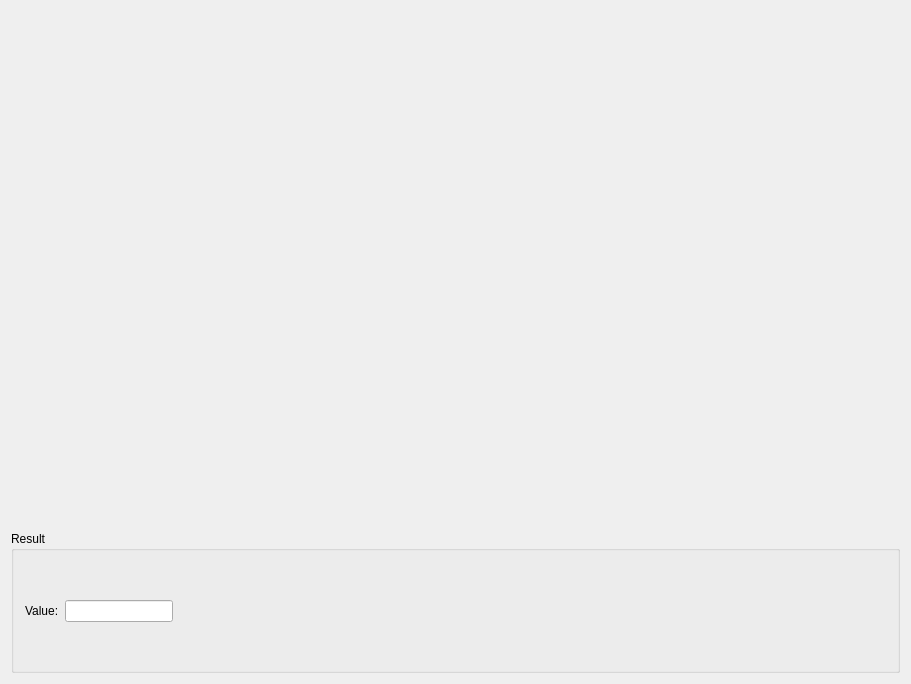
<?xml version="1.0" encoding="UTF-8"?>
<ui version="4.0">
 <class>GhostDialogClass</class>
 <widget class="QDialog" name="GhostDialogClass">
  <property name="geometry">
   <rect>
    <x>0</x>
    <y>0</y>
    <width>911</width>
    <height>684</height>
   </rect>
  </property>
  <property name="windowTitle">
   <string>GhostDialog</string>
  </property>
  <layout class="QVBoxLayout" name="verticalLayout" stretch="0,0">
   <property name="spacing">
    <number>20</number>
   </property>
   <item>
    <widget class="QWidget" name="widget" native="true">
     <property name="minimumSize">
      <size>
       <width>0</width>
       <height>500</height>
      </size>
     </property>
     <layout class="QHBoxLayout" name="horizontalLayout_2">
      <property name="leftMargin">
       <number>0</number>
      </property>
      <property name="topMargin">
       <number>0</number>
      </property>
      <property name="rightMargin">
       <number>0</number>
      </property>
      <property name="bottomMargin">
       <number>0</number>
      </property>
      <item>
       <widget class="ColorBarViewer" name="viewer" native="true"/>
      </item>
      <item>
       <widget class="ColorBarViewer" name="viewer_overExpose" native="true"/>
      </item>
     </layout>
    </widget>
   </item>
   <item>
    <widget class="QGroupBox" name="groupBox">
     <property name="title">
      <string>Result</string>
     </property>
     <layout class="QHBoxLayout" name="horizontalLayout" stretch="0,0,1">
      <property name="bottomMargin">
       <number>10</number>
      </property>
      <item>
       <widget class="QLabel" name="label">
        <property name="text">
         <string>Value:</string>
        </property>
       </widget>
      </item>
      <item>
       <widget class="QLineEdit" name="lineEdit_value"/>
      </item>
      <item>
       <spacer name="horizontalSpacer">
        <property name="orientation">
         <enum>Qt::Horizontal</enum>
        </property>
        <property name="sizeHint" stdset="0">
         <size>
          <width>236</width>
          <height>20</height>
         </size>
        </property>
       </spacer>
      </item>
     </layout>
    </widget>
   </item>
  </layout>
 </widget>
 <layoutdefault spacing="6" margin="11"/>
 <customwidgets>
  <customwidget>
   <class>ColorBarViewer</class>
   <extends>QWidget</extends>
   <header location="global">CameraViewer\ColorBarViewer.h</header>
   <container>1</container>
  </customwidget>
 </customwidgets>
 <resources/>
 <connections/>
</ui>
